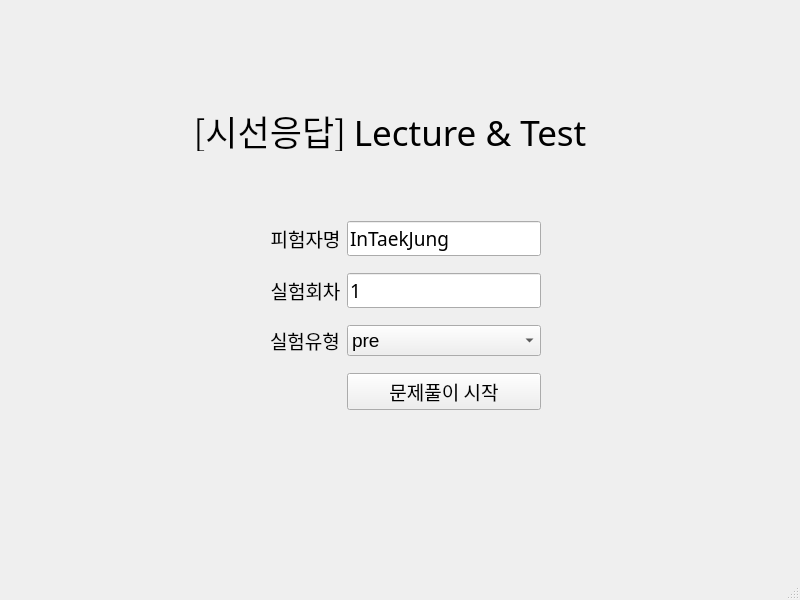
<?xml version="1.0" encoding="UTF-8"?>
<ui version="4.0">
 <class>MainWindow</class>
 <widget class="QMainWindow" name="MainWindow">
  <property name="geometry">
   <rect>
    <x>0</x>
    <y>0</y>
    <width>800</width>
    <height>600</height>
   </rect>
  </property>
  <property name="windowTitle">
   <string>MainWindow</string>
  </property>
  <widget class="QWidget" name="centralwidget">
   <widget class="QWidget" name="gridLayoutWidget">
    <property name="geometry">
     <rect>
      <x>270</x>
      <y>210</y>
      <width>271</width>
      <height>211</height>
     </rect>
    </property>
    <layout class="QGridLayout" name="gridLayout">
     <item row="1" column="1">
      <widget class="QLineEdit" name="nameLEdit">
       <property name="font">
        <font>
         <family>나눔스퀘어_ac</family>
         <pointsize>14</pointsize>
        </font>
       </property>
       <property name="text">
        <string>InTaekJung</string>
       </property>
      </widget>
     </item>
     <item row="2" column="0">
      <widget class="QLabel" name="expCntLabel">
       <property name="font">
        <font>
         <family>나눔스퀘어_ac</family>
         <pointsize>14</pointsize>
        </font>
       </property>
       <property name="text">
        <string>실험회차</string>
       </property>
       <property name="alignment">
        <set>Qt::AlignCenter</set>
       </property>
      </widget>
     </item>
     <item row="2" column="1">
      <widget class="QLineEdit" name="expCntLEdit">
       <property name="font">
        <font>
         <family>나눔스퀘어_ac</family>
         <pointsize>14</pointsize>
        </font>
       </property>
       <property name="text">
        <string>1</string>
       </property>
      </widget>
     </item>
     <item row="3" column="1">
      <widget class="QComboBox" name="expTypeCBox">
       <property name="font">
        <font>
         <pointsize>14</pointsize>
        </font>
       </property>
       <item>
        <property name="text">
         <string>pre</string>
        </property>
       </item>
       <item>
        <property name="text">
         <string>post</string>
        </property>
       </item>
       <item>
        <property name="text">
         <string>final</string>
        </property>
       </item>
      </widget>
     </item>
     <item row="3" column="0">
      <widget class="QLabel" name="expTypeLabel">
       <property name="font">
        <font>
         <family>나눔스퀘어_ac</family>
         <pointsize>14</pointsize>
        </font>
       </property>
       <property name="text">
        <string>실험유형</string>
       </property>
      </widget>
     </item>
     <item row="4" column="1">
      <widget class="QPushButton" name="startBtn">
       <property name="sizePolicy">
        <sizepolicy hsizetype="Minimum" vsizetype="Fixed">
         <horstretch>0</horstretch>
         <verstretch>0</verstretch>
        </sizepolicy>
       </property>
       <property name="font">
        <font>
         <family>나눔스퀘어_ac</family>
         <pointsize>14</pointsize>
        </font>
       </property>
       <property name="text">
        <string>문제풀이 시작</string>
       </property>
      </widget>
     </item>
     <item row="1" column="0">
      <widget class="QLabel" name="nameLabel">
       <property name="font">
        <font>
         <family>나눔스퀘어_ac</family>
         <pointsize>14</pointsize>
        </font>
       </property>
       <property name="text">
        <string>피험자명</string>
       </property>
       <property name="alignment">
        <set>Qt::AlignCenter</set>
       </property>
      </widget>
     </item>
    </layout>
   </widget>
   <widget class="QLabel" name="titleLabel">
    <property name="geometry">
     <rect>
      <x>170</x>
      <y>110</y>
      <width>440</width>
      <height>41</height>
     </rect>
    </property>
    <property name="font">
     <font>
      <family>나눔스퀘어_ac</family>
      <pointsize>26</pointsize>
     </font>
    </property>
    <property name="text">
     <string>[시선응답] Lecture &amp; Test</string>
    </property>
    <property name="alignment">
     <set>Qt::AlignCenter</set>
    </property>
   </widget>
  </widget>
  <widget class="QMenuBar" name="menubar">
   <property name="geometry">
    <rect>
     <x>0</x>
     <y>0</y>
     <width>800</width>
     <height>21</height>
    </rect>
   </property>
  </widget>
  <widget class="QStatusBar" name="statusbar"/>
 </widget>
 <resources/>
 <connections/>
</ui>
